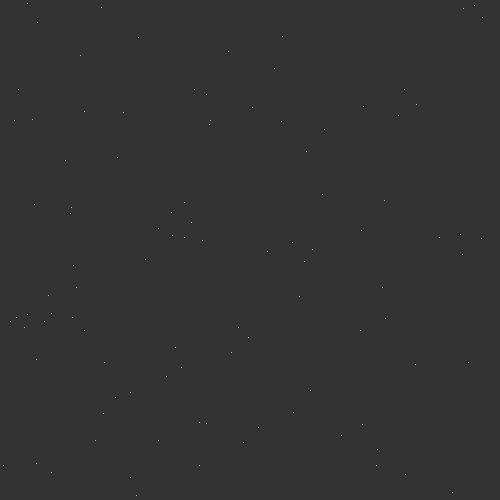
Frame 1 (no input)
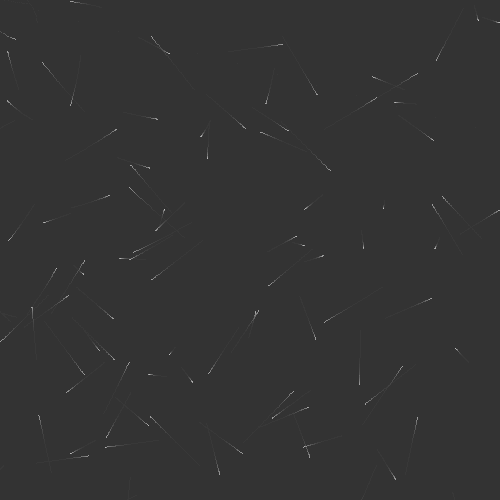
Frame 60 (the mouse pressed at the canvas centre just before this capture)
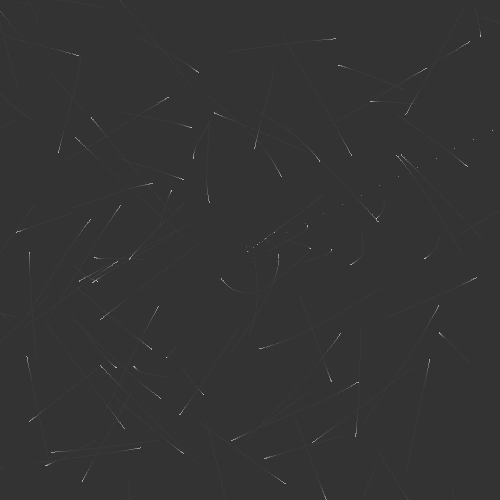
Frame 120 (the mouse held since frame 60 and released just before this capture)

The Processing sketch that drew these frames (run headless with seeded random() and noise(); from frame 60 on, the mouse is pressed at the canvas centre):

// Processing sketch: gravity_follow_cursor
// ── gravity_follow_cursor.pde

int n_particles = 100;
PVector[] position;
PVector[] velocity;
float[] mass;
float mouse_mass = 100;
float delta_time = 0.1;
void setup(){
  size(500,500);
  colorMode(RGB,1);
  position = new PVector[n_particles];
  velocity = new PVector[n_particles];
  mass = new float[n_particles];
  
  for (int i=0; i<n_particles; ++i){
    position[i] = new PVector(random(0, width),random(0, height));
    velocity[i] = new PVector(random(-10,10),random(-10,10));
    mass[i] = random(1,100);
  }
  
  background(0.2);
}

void draw(){
  noStroke();
  fill(0.2, 0.1);
  rect(0,0,width,height);
  
  stroke(0.8);
  PVector mpos = new PVector(mouseX, mouseY);
  for (int i=0; i<n_particles; ++i){
    PVector pos = position[i];
    PVector vel = velocity[i];
    PVector ppos = pos;
    
    PVector acc = PVector.sub(mpos, pos);
    float r = acc.mag();
    acc.setMag( delta_time * mouse_mass * mass[i] / pow( r, 2 ) );

    vel.add( acc );
    pos.add( PVector.mult( vel, delta_time ) );
    
    
    line(pos.x, pos.y, ppos.x, ppos.y);
  }
  
  println(mpos);
}
